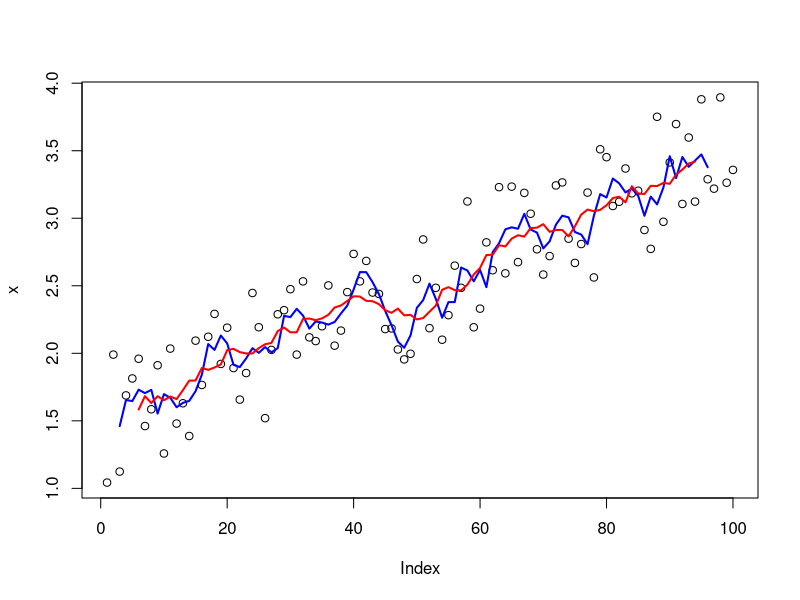
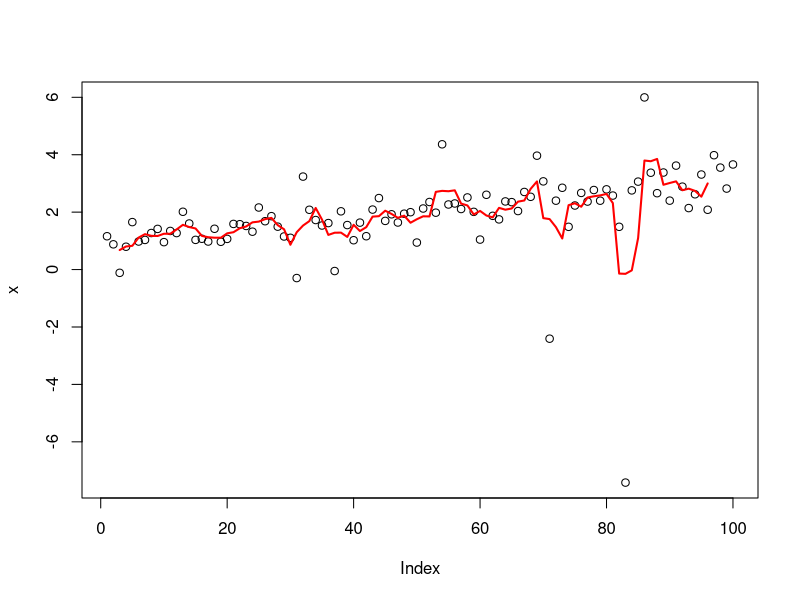
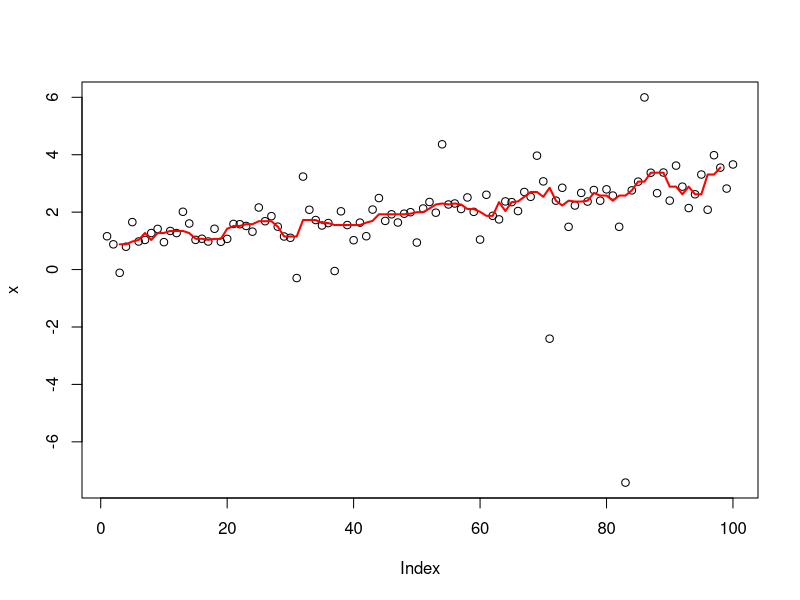

Generate these figures, in order, with R: (Note: this script raises an error after producing the figures.)
# Functionals -------------------------------------------------------------
# Functionals take a function as an input and return a vector as an output. For 
# e.g.
randomise <- function(f) {
 f(runif(1e3))
}
randomise(mean)
randomise(mean)
randomise(sum)

# Three frequently used functionals are lapply, apply, and tapply. Functionals are
# a common alternative to for loops. Although for loops can be slow, it is mainly
# the fact that they can be inclear ito what they are iterating over, i.e. they 
# are not very expressive. Functionals are also useful for encapsulating common
# data manipulation tasks like split-apply-combine, for thinking 'functionally'
# and for working with mathematical functions.

# Functionals also reduce code bugs. Note that it is always important to first
# build the tools and functions for the problem. Once you have solved the problem,
# then one can focus on speed.

## My first functional: lapply() -------------------------------------------
# The simplest functional is lapply(). lapply() takes a function, applies it to
# each element in a list, and returns the results in the form of a list. Although
# lapply() is written in C for performance, we can create a simple R 
# implementation that does the same thing:
lapply2 <- function(x, f, ...) {
 out <- vector("list", length(x))
 for (i in seq_along(x)) {
  out[[i]] <- f(x[[i]], ...)
 }

  out

}
# From the above code, one can see that lapply() is a wrapper function for a 
# common loop pattern: create a container output, apply f() to each component of
# a list, and fill the container with the results. All other for loop functionals
# are variations of this theme: they simply use different types of input or 
# output.

### Looping patterns --------------------------------------------------------
# It's useful to remember that there are three basic ways to loop over a vector:
 # 1. loop over the elements: for (x in s)
 # 2. loop over the numeric indices: for (i in seq_along(xs))
 # 3. loop over the names: for (nm in names(xs))

# The first form is usually not a good choice for a for loop because it leads to
# inefficient ways of saving output. It's slow because each time you extend the
# vector, R has to copy in all of the existing elements. This is the easiest with
# the second form:
xs <- runif(1e3)
res <- numeric(length(xs))
for (i in seq_along(xs)) {
 res[i] <- sqrt(xs[i])
}

# Just as there three basic ways to use a for loop, there are three basic ways
# to use lapply():
lapply(xs, function(x) {})
lapply(seq_along(xs), function(i) {})
lapply(names(xs), function(nm) {})

### Exercises ---------------------------------------------------------------
# Use both for loops and lapply() to fit linear models to the mtcars using the
# formulas stored in this list:
formulas <- list(
 mpg ~ disp,
 mpg ~ I(1 / disp),
 mpg ~ disp + wt,
 mpg ~ I(1 / disp) + wt
)

# Create input list:
data_out <- as.list(numeric(length(formulas)))
# Loop over list:
for (i in seq_along(formulas)) {
 data_out[[i]] <- lm(formulas[[i]], data = mtcars)

 print(data_out) 
}
# lapply:
lapply(formulas, lm, data = mtcars)

## For loop functionals: friends of lapply() -------------------------------
# The key to using functionals in place of for loops is recognising that common
# looping patterns are already implemented in existing base functionals. Once
# you've mastered base functionals, the next step is to write your own: if you're
# duplicating the same looping patterns in many places, you should extract it
# out into its own.

### Vector output: sapply() and vapply() ------------------------------------
# sapply and vapply simplify their output to be an atomic vector. vapply() is 
# better suited for use within other functions, than sapply(). For example, 
# when given an empty list, sapply() returns another empty list instead of the
# more correct zero-length vector.
sapply(mtcars, is.numeric)
vapply(mtcars, is.numeric, logical(1))
sapply(list(), is.numeric)
vapply(list(), is.numeric, logical(1))
# ... so, if the function returns results of different types or lengths, sapply()
# will silently return a list, while vapply() will throw an error. Hence, sapply
# is dangerous when writing functions.

### Multiple inputs: map (and mapply) ---------------------------------------
# Briefly, Map is useful when you want to use a function with two inputs. For
# example, weighted mean(). Map() is equivalent to mapply() but with simplify = 
# FALSE; mapply can add more complication for little gain.

### Rolling computations ----------------------------------------------------
# You can create your own functionals too. For example, if you were interested 
# in smoothing your data using a rolling (or running) mean function:
roll_mean <- function(x, n) {
 out <- rep(NA, length(x))
 
 offset <- trunc(n/ 2)
 
 for (i in (offset + 1):(length(x) - n + offset - 1)) {
  out[i] <- mean(x[(i - offset):(i + offset - 1)])
 }
 
 out
}
# Create simulated data:
x <- seq(1, 3, length = 1e2) + runif(1e2)
plot(x)
lines(roll_mean(x, 5), col = "blue", lwd = 2)
lines(roll_mean(x, 10), col = "red", lwd = 2)

# In this case, if the noise was more variable (i.e. it has a longer tail), you
# might worry that the rolling mean was too sensitive to outliers. Instead, you
# might want to compute a rolling median:
x <- seq(1, 3, length = 1e2) + rt(1e2, df = 2) / 3
plot(x)
lines(roll_mean(x, 5), col = "red", lwd = 2)

# To change roll_mean to roll_median, all you need to do is replace mean with 
# median inside loop. Instead of copy/paste, we could extract the idea of 
# computing a rolling summary into its own function:
roll_apply <- function(x, n, f, ...) {
 # Create out vector
 out <- rep(NA, length(x))
 # Offset
 offset <- trunc(n / 2)
 # Loop over data:
 for (i in (offset + 1):(length(x) - n + offset + 1)) {
  out[i] <- f(x[(i - offset):(i + offset)], ...)
 }
 # Print:
 out
}
plot(x)
lines(roll_apply(x, 5, median), col = "red", lwd = 2)

### Parallelisation ---------------------------------------------------------
# Since we can compute each element in any order, it is easy to dispatch the 
# tasks to different cores, and compute them in parallel. This is what
# parallel::mcapply and parallel:map do.
library(parallel)
unlist(mclapply(1:10, sqrt, mc.cores = 4))

# Important note: in this case, mclapply is actually *slower* than lapply. This
# is because the cost of individual computations is low, and additional work is
# needed to send the computation to different cores and collect results.

# If we use a different example, however, by taking bootstrap replicates of a
# linear model, the advantages are clear:
boot_df <- function(x) {
 x[sample(nrow(x), replace = TRUE), ]

 }

r_sqrd <- function(mod) {
 summary(mod)$r.square
 
}

boot_lm <- function(i) {
 r_sqrd(lm(mpg ~ wt + disp, data = boot_df(mtcars)))

 }

# Without parallelisation:
system.time(lapply(1:500, boot_lm))
# With parallelosation:
system.time(mclapply(1:500, boot_lm, mc.cores = 2))

# Note: increasing the number of cores will not always lead to linear gains,
# switching from lapply or Map to its parallel forms can dramatically improve
# computational performance!

## Exercises 11.2.5 ----------------------------------------------------------
# 1.
## a)
df_1 <- data.frame(
 x = sample(x = 1:10, size = 100, replace = TRUE),
 y = rt(n = 100, df = 2),
 z = rbeta(n = 100, shape1 = 0.5, shape2 = 0.5)
 )
vapply(df_1, sd, FUN.VALUE = numeric(1))

## b)
if (vapply(mtcars, is.numeric, FUN.VALUE = logical(1))) {
 vapply(mtcars, sd, FUN.VALUE = numeric(1))
 }
# Exercises are interesting but relatively easy - moving on...

## Manipulating matrices and data frames -----------------------------------
# This section will cover three categories of data structure functionals:

# apply(), sweep(), outer(), and how they work with matrices
# tapply() summarises a vector by groups defined by another vector
# the plyr::package, which generalises tapply() to make it easy to work with 
# data frames, lists, or arrays as inputs, and data frames, lists, or arrays as
# outputs.

### Matrix and array operations ---------------------------------------------
# First off, apply() is a variant of sapply() that works with matrices and 
# arrays. It can be thought of as an operation that summarises a matrix or array
# by collapsing each row or column to a single number. It has four arguments:

# x, the matrix or array to summarise
# MARGIN, an integer vector giving the dimensions to summarise over: 1 = rows, 2
#  = columns, etc.
# FUN, a summary function
# ..., other arguments passed to FUN

# A typical example of apply() looks like this:
a <- matrix(1:20, nrow = 5)
apply(X = a, MARGIN = 1, FUN = mean)
apply(X = a, MARGIN = 2, FUN = mean)

# There are a few caveats to apply(). It doesn't simplify argument, so you can 
# never be completely sure what type of output you'll get. This means that 
# apply() is *not* safe to use inside a function unless you carefully check the
# inputs. apply() is also not idempotent in the sense that if the summary 
# function is the identity operator, the output is not always the same as the 
# input:
a_1 <- apply(a, 1, identity)
identical(a, a_1)
# But if you transpose rows to columns:
identical(a, t(a_1))
# But again...
a_2 <- apply(a, 2, identity)
identical(a, a_2)

# Tip: you can put n-dimensional arrays back in the right order using aperm(), 
# or use plyr::aaply(), which is idempotent.

# Another functional is sweep(), which allows you to "sweep" out the values of
# a summary statistic. It is often used with apply() to standardise arrays. The
# following example scales the rows of a matrix so that values lie between 0
# and 1:
x <- matrix(rnorm(
 n = 20, mean = 0, sd = 1), nrow = 4)
x_1 <- sweep(x = x, MARGIN = 1, apply(X = x, MARGIN = 1, min), FUN = `-`)
x_2 <- sweep(x = x_1, MARGIN = 1, apply(X = x_1, MARGIN = 1, max), FUN = `/`)

# The final matrix functional is outer(). It is a little different in that it 
# takes multiple vector inputs and creates and creates a matrix or array output
# where the input function is run over every combination of the inputs, for 
# example...
# Create a times table:
outer(X = 1:3, Y = 1:10, "*")

## Group apply -------------------------------------------------------------
# You can think about tapply() as a generalisation to apply() that allows for
# "ragged" arrays, arrays where each row can have a different number of columns.
# This is often needed when you're trying to summarise a data set. E.g., imagine
# you collected pulse rate data from a trial, and you want to comapre the two
# groups:
pulse <- round(
 rnorm(n = 22, mean = 70, sd = 10/3)) + rep(c(0, 5), c(10, 12))
group <- rep(c("A", "B"), c(10, 12))
# Use tapply():
tapply(pulse, group, length)
tapply(pulse, group, mean)

# tapply() by creating a "ragged" data structure from a set of inputs, and then
# applying the function to the x_i of j.

# Note: you can use split(group, pulse) to create a list too!

## Manipulating lists ------------------------------------------------------
# Another way of thinking about functionals is as a set of general tools for 
# altering, subsetting, and collapsing lists. Every functional programming 
# language has three tools for this: Map(), Reduce(), and Filter(). We've seen
# Map(). Reduce() extends two-argument functions, and Filter(), a member of an
# important class of functionals that work with predicates (functions that retun
# binary logic).

### Reduce() ----------------------------------------------------------------
# Reduce() reduces a single vector x to a single value i by recursively calling
# a function f, two arguments at a time. It combines the first two elements with
# f, then combines the result of that call with the third element, and so on.
# Calling Reduce(f, 1:3) is equivalent to f(f(1, 2), 3). Reduce is also known as
# fold because it folds together adjacent elements in the list.

# The following two examples show what Reduce() does with an infix and prefix
# function:
Reduce(f =`+`, x = 1:3) # -> ((1+2) + 3)
Reduce(f = sum, x = 1:3) # -> sum(sum(1, 2), 3)

### Predicate functionals ---------------------------------------------------
# A predicate functional returns a single binary logic, for example is.character, 
# all, or is.NULL. There are three useful predicate functionals in base R:
# Filter(), Find(), and Position()

# Note: is.na returns a logical vector the same length as the input, rather than
# a single binary logic statement. Hence, it is not a 'true' predicate 
# functional.

# Exercise: use Filter() and vapply() to create a function that applies a 
# summary statistic to every numeric column in a data frame
df <- data.frame(x = rnorm(n = 10, mean = 0, sd = 10/3), 
                 y = letters[1:10])
# Done:
vapply(Filter(is.numeric, df),  mean, FUN.VALUE = 1)

### Mathematical functionals ------------------------------------------------
# Functionals are very common in mathematics. The limit, maximum, the roots, and
# the definite integral are all functionals: given a function, return a single 
# number (or vector of numbers). At first, these functionals don't seem to fit 
# in with the theme of elimnating loops, but if you dig deeper you'll find out
# that they are implemented using an algorithm that involves interation. 
# Examples are:
# intergrate() finds the AUC defined by some function f()
# uniroot() finds the root of some function f()
# optimise() finds the location of highest (or lowest) value of some function
# of f()

# Below explores how these functions operate using a simple function, sin():
integrate(f = sin, lower = 0, upper = pi)
str(uniroot(f = sin, interval = pi * c(1 / 2, 3 / 2)))
str(optimise(f = sin, interval = c(0, 2 * pi)))
str(optimise(f = sin, interval = c(0, 2 * pi), maximum = TRUE))

# In statistics, optimisation is often used for maximum likelihood estimation 
# (MLE). In MLE, we have two sets of parameters: the data, which is fixed for a
# given problem, and the parameters, which vary as we try to find the most 
# likely parameter value for the data. These two sets of parameters make the 
# problem well-suited for closures. Combining closures with optimisation give 
# rise to the following approach to solving MLE problems.

# The following shows how we might find the MLE estimate for /delta, if our data
# come from a dpois. First we create a function factory that, given a dataset,
# returns a function that computes the negative likelihood (NLL) for parameter
# \lambda. In R, it's common to work with the negative since optimise defaults
# to finding the min.
poisson_NLL <- function(x) {
 n <- length(x)
 sum_x <- sum(x)
 function(lambda) {
  n * lambda - sum_x * log(lambda) # + terms not involving lambda
 }
}
# Now optimise allows us to compute the most likely values:
x_1 <- c(41, 30, 31, 38, 29, 24, 30, 29, 31, 38)
x_2 <- c(6, 4, 7, 3, 3, 7, 5, 2, 2, 7, 5, 4, 12, 6, 9)
NLL_1 <- poisson_NLL(x_1)
NLL_2 <- poisson_NLL(x_2)
optimise(NLL_1, interval = c(0, 100))$minimum # so, for parameter interval 0-100
optimise(NLL_2, interval = c(0, 100))$minimum # so, for parameter interval 0-100

## Exercises 11.5.1 --------------------------------------------------------
# Implement arg_max. It should take a function and a vector of inputs, and 
# return the elements of the input where the function returns the highest value.
# For example, arg_max(-10:5, function(x) x ^ 2) should return -10

# arg_max function:
arg_max <- function(f, x) {
 round(x = optimise(f, interval = x, maximum = TRUE)$maximum, digits = 0)
}
# Create some function
some_func <- function(x) {
 x ^ 2
}
# Test:
arg_max(f = some_func, x = c(-10:5))
# arg_min function:
arg_min <- function(f, x) {
 round(x = optimise(f, interval = x)$minimum, digits = 0)
}
# Test:
arg_min(f = some_func, x = c(1:5))

## Loops that should be left as is -----------------------------------------
# Some loops have no natural functional equivalent. There are three common cases:
#  modifying in place
#  recursive functions
#  while loops

# It's possible to torture these problems to use a functional, but it's not a
# good idea. It will lead to code that is harder to understand, eliminating the
# main reason for using functionals in the first case.

### Modifying in place ------------------------------------------------------
# If you need to modify a part of an existing data frame, it is often better to
# to use a for loop. For example, the following code performs a variable-by-
# variable transformation by matching the names of a list of functions to the
# names of the variables in the data frame:
trans <- list(
 disp = function(x) x * 0.0163871,
 am = function(x) factor(x, levels = c("auto", "manual"))
)
for (var in names(trans)) {
 mtcars[[var]] <- trans[[var]](mtcars[[var]])
}

# We wouldn't normally use lapply() to replace this loop directly, but it is 
# *possible*. Just replace the loop with lapply() by using <<-:
lapply(names(trans), function(var) {
 mtcars[[var]] <<- trans[[var]](mtcars[[var]])
})
# The point is is that it is much less readable.

### Recursive relationships -------------------------------------------------
